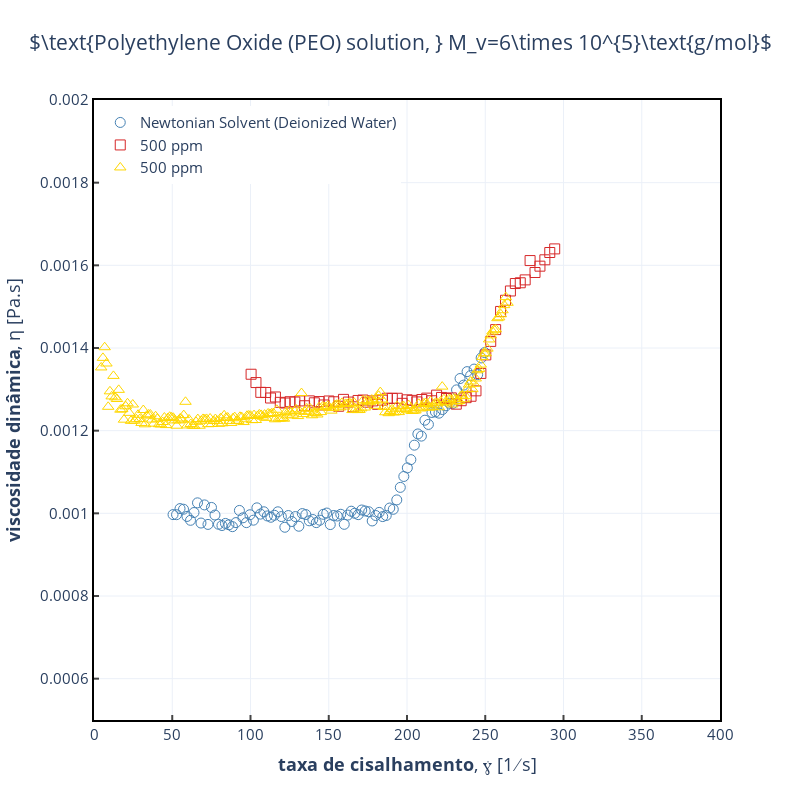

The notebook cell this image was saved under:
### Code cell
# FlowCurve água
path = "C:\\Users\\gabri\\Desktop\\Pesquisas\\Ensaios Laboratório de Reologia\\Onset de Instabilidades\\Água deionizada\\FlowCurve"
dirList = os.listdir(path)
file = path+"\\"+dirList[0]
df = pd.read_excel(file)
x = df['ɣ̇ in 1∕s']
y = df['η in Pas']
eixo_x = 'ɣ̇ in 1∕s'
eixo_y = 'η in Pas'
addFlowCurve(x,y,[50,250],"Newtonian Solvent (Deionized Water)",'steelblue','circle-open',5)

#FlowCurve PEO 0.6M
path = "C:\\Users\\gabri\\Desktop\\Pesquisas\\Ensaios Laboratório de Reologia\\Onset de Instabilidades\\PEO 0,6M"
dirList = os.listdir(path)
file = path+"\\"+dirList[3]
df = pd.read_excel(file)
x = df['ɣ̇ in 1∕s']
y = df['η in Pas']

addFlowCurve(x,y,[50,350],"500 ppm",'#d62728','square-open',14)

#FlowCurve PEO 0.6M
path = "C:\\Users\\gabri\\Desktop\\Pesquisas\\Ensaios Laboratório de Reologia\\Onset de Instabilidades\\PEO 0,6M"
dirList = os.listdir(path)
file = path+"\\"+dirList[len(dirList)-1]
df = pd.read_excel(file)
x = df['ɣ̇ in 1∕s']
y = df['η in Pas']

addFlowCurve(x,y,[0,350],"500 ppm",'gold','triangle-up-open',20)

fig.show()
